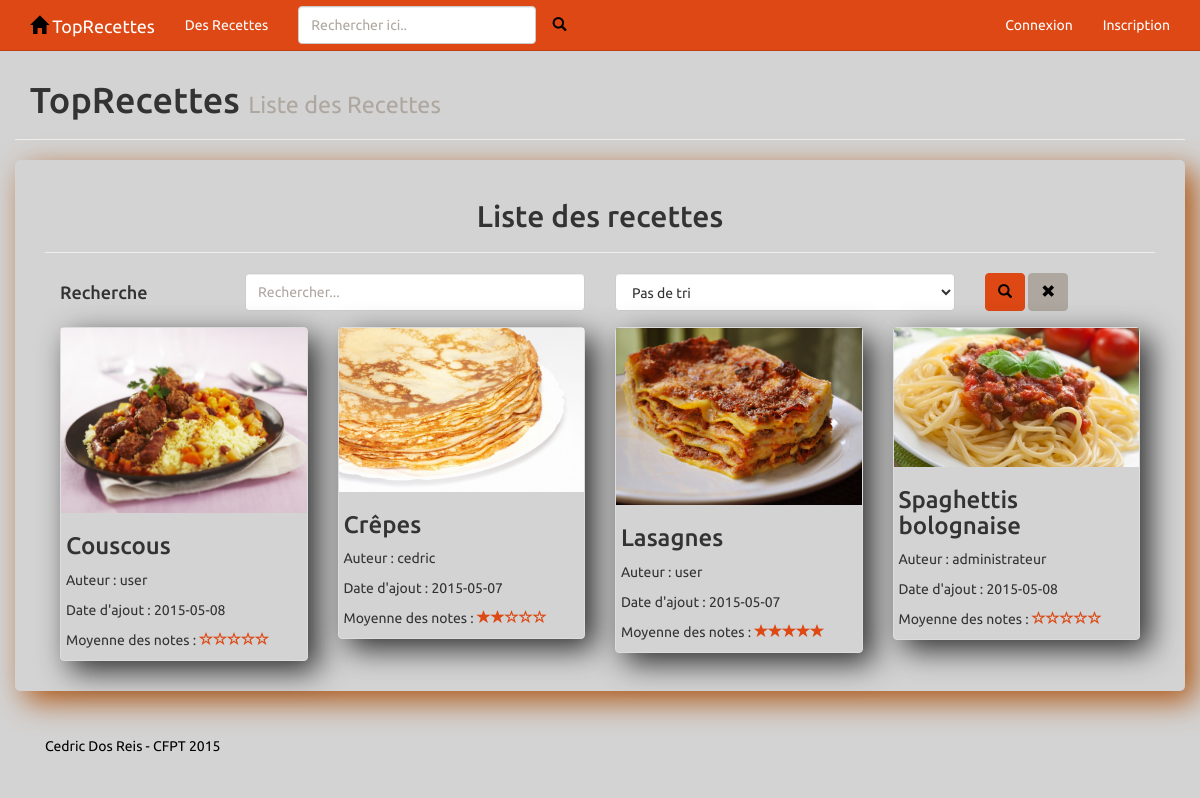
Page /recettes.php on the committed database.
### tables this page shows
CREATE TABLE IF NOT EXISTS `trecipes` (
  `idRecipe` int(11) NOT NULL AUTO_INCREMENT,
  `RecipeTitle` varchar(50) NOT NULL,
  `RecipePreparation` text NOT NULL COMMENT 'Réalisation de la recette',
  `RecipeOrigin` varchar(30) DEFAULT NULL,
  `idType` int(11) DEFAULT NULL,
  `RecipeImage` varchar(100) NOT NULL DEFAULT './imgRecettes/toprecette.jpg',
  `idUser` int(11) DEFAULT NULL,
  `RecipeDate` date NOT NULL,
  PRIMARY KEY (`idRecipe`),
  KEY `idUser` (`idUser`),
  KEY `idType` (`idType`)
);

CREATE TABLE IF NOT EXISTS `tusers` (
  `idUser` int(11) NOT NULL AUTO_INCREMENT,
  `UserPseudo` varchar(20) NOT NULL,
  `UserPassword` varchar(50) NOT NULL,
  `UserEmail` varchar(100) NOT NULL,
  `UserAdmin` tinyint(1) NOT NULL DEFAULT '0',
  PRIMARY KEY (`idUser`,`UserEmail`),
  UNIQUE KEY `UserPseudo` (`UserPseudo`)
);

### recettes.php (the view, shortened to what this page needs)
<?php
require_once('./script/php/function.php');
$search = NULL;
$sort = NULL;
$idUser = NULL;
$TableSort = array("" => "Pas de tri", "1" => "Les plus récentes", "2" => "Les plus anciennes", "3" => "Les mieux notées", "4" => "Les moins bien notées");
$title = 'Liste des Recettes';
if ((isset($_GET['sort'])) or ( isset($_GET['search']))) {
    if ((isset($_GET['search'])) AND ( !empty($_GET['search'])) AND ( isset($_GET['sort'])) AND ( !empty($_GET['sort']))) {
        $recipes = get_recipes($_GET['sort'], $_GET['search'], $idUser, $limit = NULL);
        $search = $_GET['search'];
        $sort = $_GET['sort'];
    } else
    if ((isset($_GET['search'])) AND ( !empty($_GET['search']))) {
        $recipes = get_recipes($sort = NULL, $_GET['search'], $idUser, $limit = NULL);
        $search = $_GET['search'];
    } else
    if ((isset($_GET['sort'])) AND ( !empty($_GET['sort']))) {
        $recipes = get_recipes($_GET['sort'], $search = NULL, $idUser, $limit = NULL);
        $sort = $_GET['sort'];
    } else
    if ((empty($_GET['sort'])) AND ( empty($_GET['search']))) {
        $recipes = get_recipes($sort = NULL, $search = NULL, $idUser, $limit = NULL);
    }
} else {
    $recipes = get_recipes($sort = NULL, $search = NULL, $idUser, $limit = NULL);
}
?>
<!doctype html>
<html lang="fr">
    <head>
        <link href="script/css/bootstrap.min.css" rel="stylesheet">
        <link href="script/css/style.css" rel="stylesheet">
    </head>
    <body>
        <nav class="navbar navbar-default navbar-fixed-top">
            <?php include "liens_menu.php"; ?>
        </nav>
        <header class="container page-header">
            <h1 >TopRecettes <small><?= $title ?></small></h1>
        </header>
        <section>
            <div class="container contenu">
                <div class="col-sm-12">
                    <div class="page-header">
                        <h2 class="text-center">Liste des recettes</h2>
                    </div>
                    <form class="form col-md-12 center-block" role="search" action="recettes.php" method="get">
                        <div class="row">
                            <div class="form-group col-md-2">
                                <h4>Recherche</h4>
                            </div>
                            <div class="form-group col-sm-4">
                                <input type="text" name="search" id="search" value="<?= $search; ?>" class="form-control" name="" placeholder="Rechercher...">
                            </div>
                            <div class="form-group col-sm-4">
                                <?php echo Select('sort', $TableSort, $sort, FALSE); ?>
                            </div>
                            <div class="form-group col-sm-2 col-xs-4">
                                <button type="submit" class="btn btn-primary">
                                    <span class="glyphicon glyphicon-search"></span>
                                </button>
                                <a href="recettes.php" class="btn btn-default" title="Annuler la recherche">
                                    <span class="glyphicon glyphicon-remove"></span>
                                </a>
                            </div>
                        </div>
                    </form>
                    <?php foreach ($recipes as $recipe) { ?>
                        <div class="col-md-3 col-sm-4 col-xs-6">
                            <a href="recette.php?id=<?= $recipe['idRecipe']; ?>" class="thumbnail post-image-link info_thumbnail">
                                <img src="<?= $recipe['RecipeImage']; ?>" class="img-responsive" alt="">
                                <div class="caption-full">
                                    <h3><?= $recipe['RecipeTitle']; ?></h3>
                                    <p>Auteur :
                                        <?php
                                        if (!$recipe['idUser']) {
                                            echo 'Utilisateur supprimé';
                                        } else {
                                            echo get_user_pseudo($recipe['idUser']);
                                        }
                                        ?>
                                    </p>
                                    <p>Date d'ajout : <?= $recipe['RecipeDate']; ?></p>
                                    <p>
                                        Moyenne des notes :
                                        <?php
                                        echo show_avg_note_recipe($recipe['RecipeAVG']);
                                        ?>
                                    </p>
                                </div>
                            </a>
                        </div>
                    <?php } ?>
                </div>
            </div>
    </section>
    <footer class="container">
        <p class="navbar-text">
            Cedric Dos Reis - CFPT 2015
        </p>
    </footer>
</body>
</html>

### script/php/function.php (shortened to what this page needs)
<?php
require_once('outilsFormulaire.php');
function get_user_pseudo($idUser) {
    $pdo = connectDB();
    $query = 'SELECT UserPseudo FROM tusers WHERE idUser = :idUser';
    $statement = $pdo->prepare($query);
    $statement->execute(array(":idUser" => $idUser));
    $statement = $statement->fetch();
    return $statement['UserPseudo'];
}
function get_recipes($sort, $search, $idUser, $limit) {
    $pdo = connectDB();
    $query = 'SELECT trecipes.idRecipe, trecipes.RecipeTitle, trecipes.RecipeImage, trecipes.RecipeDate, trecipes.idUser, AVG(tcomments.CommentNote) AS RecipeAVG '
            . 'FROM trecipes '
            . 'LEFT JOIN tcomments ON tcomments.idRecipe = trecipes.idRecipe ';
    switch ($sort) {
        case NULL:
            $query .= 'GROUP BY trecipes.idRecipe '
                    . 'ORDER BY trecipes.RecipeTitle ';
            break;
    }
    $statement = $pdo->prepare($query);
    $statement->execute();
    $statement = $statement->fetchall();
    return $statement;
}
function show_avg_note_recipe($AvgNote) {
    $text = NULL;
    for ($i = 1; $i <= 5; $i++) {
        if ($i <= $AvgNote) {
            $text .= '<span class="glyphicon glyphicon-star"></span>';
        } else {
            $text .= '<span class="glyphicon glyphicon-star-empty"></span>';
        }
    }
    return $text;
}
?>

### script/css/style.css (style rules this page uses)
html { height: 100%; margin: 0; //margin-top: 50px; //Afficher les var dump + erreur padding: 0; }
body { position: relative; min-height: 100%; background-color: lightgray; padding-top: 20px; }
section { margin-bottom: 20px; }
footer { color: lightgray; bottom:0; color: #010101; margin : 5px; //box-shadow: 10px 10px 30px #AF5816; }
.contenu { box-shadow: 10px 10px 30px #AF5816; border-radius: 5px; padding-bottom: 10px; margin-bottom: 30px }
.glyphicon { display: inline; text-decoration: none; height: 15px; color: #000; }
.info_thumbnail { width: 100%; transition: all 0.3s ease 0s; text-decoration: none; }
.info_thumbnail:link { text-decoration: none; }
.thumbnail { padding: 0; float: left; display: inline; box-shadow: 10px 10px 30px #303030; background-color: lightgray; }
.thumbnail .caption-full { padding-left: 5px; padding-right: 5px; color: #333; }
.glyphicon-star { color: #dd4814; }
.glyphicon-star-empty { color: #dd4814; }

### rows in the picture
trecipes: RecipeImage (picture), RecipeTitle "Couscous", idUser.UserPseudo "user", RecipeDate "2015-05-08"
trecipes: RecipeImage (picture), RecipeTitle "Crêpes", idUser.UserPseudo "cedric", RecipeDate "2015-05-07"
trecipes: RecipeImage (picture), RecipeTitle "Lasagnes", idUser.UserPseudo "user", RecipeDate "2015-05-07"
trecipes: RecipeImage (picture), RecipeTitle "Spaghettis bolognaise", idUser.UserPseudo "administrateur", RecipeDate "2015-05-08"

### other values in the picture
$title "Liste des Recettes"
form field sort "Pas de tri"
